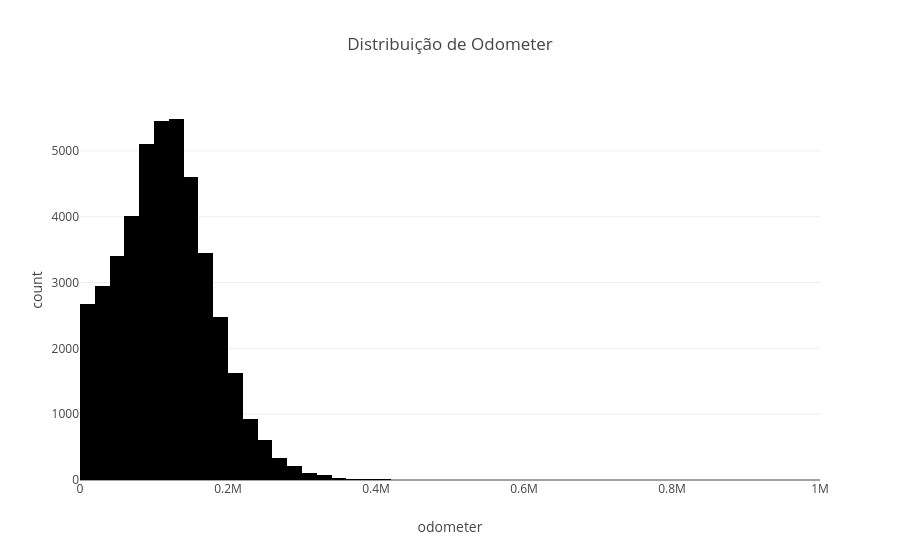

This figure's notebook cell:
### Code cell
fig = px.histogram(df, x='odometer', nbins=50, title='Distribuição de Odometer')
fig.show()

### Figure 1 — Plotly figure (JSON) as saved in the notebook; plotly's stock layout.template omitted (floating-point values rounded to 4 significant figures; data arrays with more than 128 entries replaced by an {"elided": "..."} marker saying what was removed)
{"data": [{"bingroup": "x", "hovertemplate": "odometer=%{x}<br>count=%{y}<extra></extra>", "legendgroup": "", "marker": {"color": "#000001", "pattern": {"shape": ""}}, "name": "", "nbinsx": 50, "orientation": "v", "showlegend": false, "type": "histogram", "x": {"elided": "43633 float values"}, "xaxis": "x", "yaxis": "y"}], "layout": {"barmode": "relative", "legend": {"tracegroupgap": 0}, "title": {"text": "Distribuição de Odometer"}, "xaxis": {"anchor": "y", "domain": [0, 1], "title": {"text": "odometer"}}, "yaxis": {"anchor": "x", "domain": [0, 1], "title": {"text": "count"}}}}
